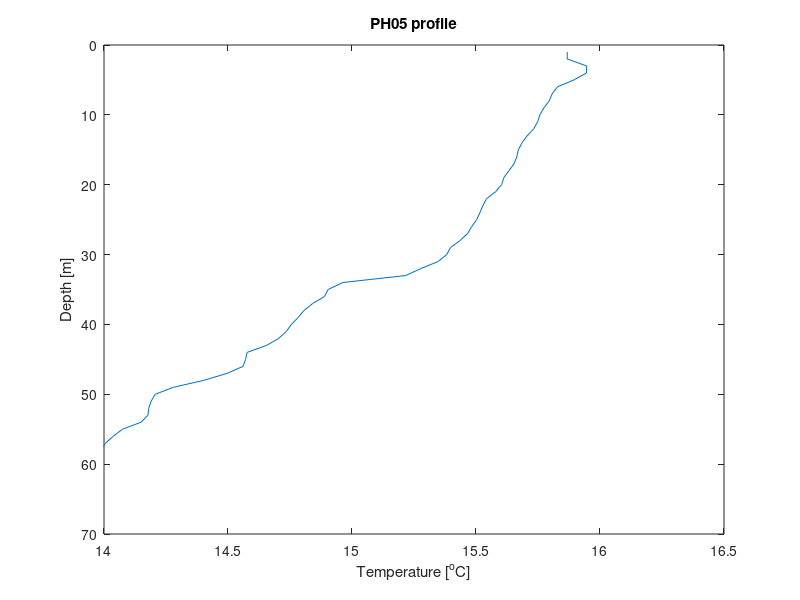

Recreate this plot in MATLAB. (Note: this script raises an error after producing the figure.)
% CurrentDynamic_240409

clc; clear all; close all;

load ./data/CTD_PH_line_data.mat
% T: temperature 수온 
% S: salinity 염분 (단위 X)
% Den: density 밀도 [km/m^3]
% dep: depth 수심
% dists: distance 연안으로부터의 거리
% lats: latitude 정점의 위도
% lons: longtitude 정점의 경도
% stname: station name : 정점 이름

% temperature station
figure
plot(T(:,5), dep)
set(gca, 'ydir', 'rev')     % 뒤집기
title('PH05 profile')       % 제목 설정

ylabel('Depth [m]')         % y축 레이블 설정
xlabel('Temperature [^oC]')

xlim([14 16.5])       % x 데이터 한계 설정
ylim([0, 70])

% 수온 프로파일 그리기
close all

for ii=1:length(stname)
    figure
    plot(T(:,ii), dep)
    set(gca, 'ydir', 'rev')     % y방향 뒤집기
    title(['PH0' num2str(ii) ' temperature profile'])       % 제목 설정

    ylabel('Depth [m]')         % y축 레이블 설정
    xlabel('Temperature [^oC]')
end

% 염분 프로파일 그리기
close all

for ii=1:length(stname)
    figure
    plot(S(:,ii), dep)
    set(gca, 'ydir', 'rev')
    title(['PH0' num2str(ii) ' salinity profile'])
    ylabel('Depth [m]')
    xlabel('Salinity')
end

% None = Not a Number

%
figure
contourf(dists, dep, T, [0:0.1:17], 'linestyle', 'none')    % contour에 색을 채워넣음 contourf
set(gca, 'ydir', 'rev')
cb = colorbar

hold on
[c, h] = contour(dists, dep, T, [5:5:15], 'color', 'k')
clabel(c, h)
[c1, h1] = contour(dists, dep, T, [1:4], 'color', 'k', 'linestyle', '--')
clabel(c1, h1)
ylim([0 400])

ylabel('Depth [m]')
xlabel('Temperature [^oC]')
title(['Cross section'])
title(cb, 'T[^oC]')



% load ./data/ADT_30_50N_126_142E.mat
